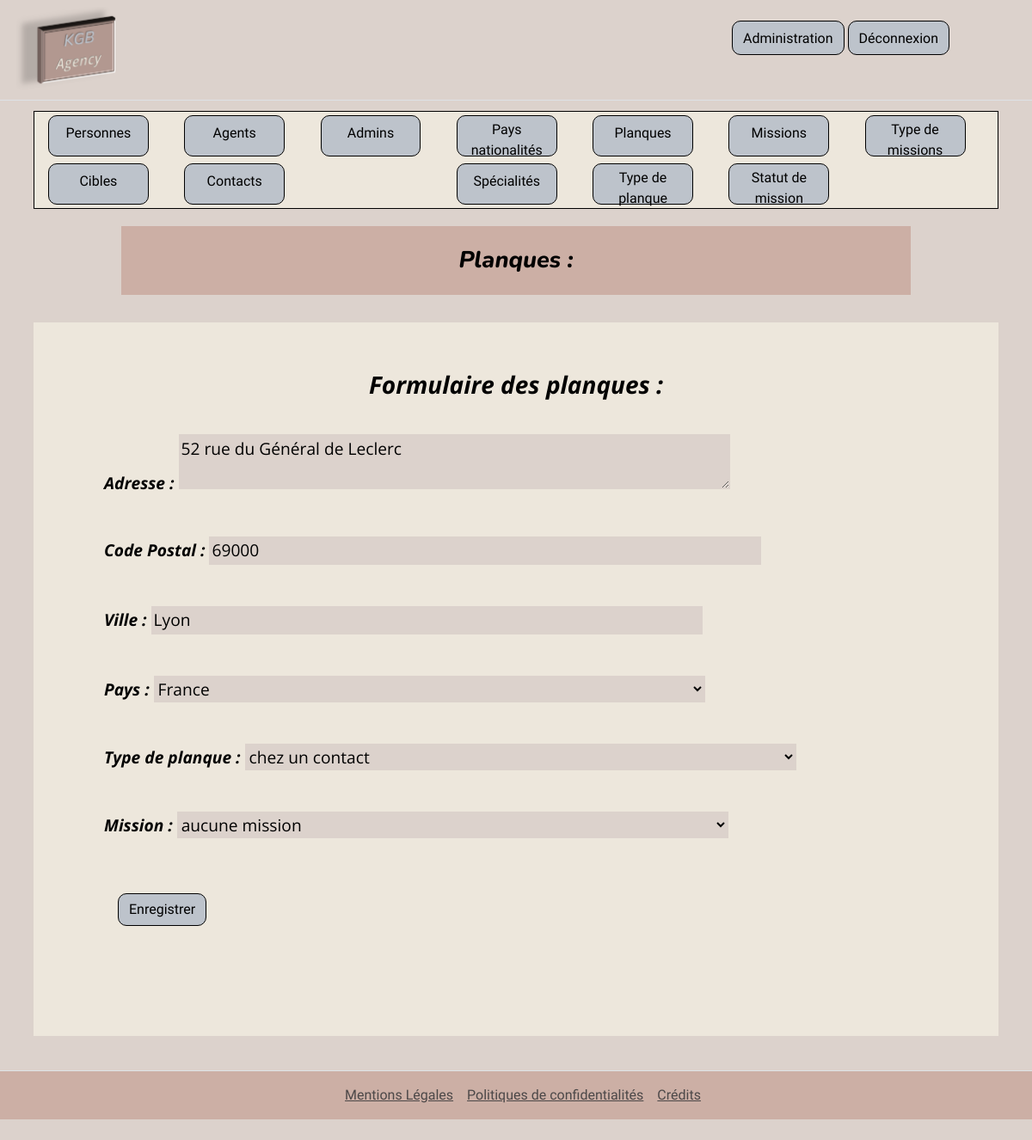
/index.php?controller=back&action=Hideout&todo=edit&id=1 (signed in), run on the app's committed database.
### tables this page shows
CREATE TABLE IF NOT EXISTS `hideouts` (
  `id` int(11) NOT NULL AUTO_INCREMENT,
  `code_hide` varchar(60) NOT NULL,
  `city` varchar(50) NOT NULL,
  `zipcode` char(5) NOT NULL,
  `address` varchar(255) NOT NULL,
  `id_country` int(11) NOT NULL,
  `id_typeHide` int(11) NOT NULL,
  `id_mission` int(11) DEFAULT NULL,
  PRIMARY KEY (`id`),
  KEY `id_country` (`id_country`),
  KEY `id_typeHide` (`id_typeHide`),
  KEY `id_mission` (`id_mission`)
);

CREATE TABLE IF NOT EXISTS `countries` (
  `id` int(11) NOT NULL AUTO_INCREMENT,
  `country_name` varchar(50) NOT NULL,
  `nationality` varchar(50) NOT NULL,
  PRIMARY KEY (`id`)
);

CREATE TABLE IF NOT EXISTS `typehideouts` (
  `id` int(11) NOT NULL AUTO_INCREMENT,
  `type_hide` varchar(50) NOT NULL,
  PRIMARY KEY (`id`)
);

### index.php (called while the page is built, shortened)
<?php
$controller = new Controller();
$controller->route();

### App/Db/Mysql.php (called while the page is built, shortened)
<?php
class Mysql
{
    private $db_name;
    private $db_user;
    private $db_password;
    private $db_port;
    private $db_host;
    private $pdo = null;
    private static $_instance = null;
    public static function getInstance():self
    {
        if (is_null(self::$_instance)) {
            self::$_instance = new Mysql();
        }
        return self::$_instance;
    }
    public function getPDO():\PDO
    {
        if (is_null($this->pdo)){
            $this->pdo = new \PDO('mysql:host=' . $this->db_host . ';port='. $this->db_port. ';charset=utf8mb4;dbname=' . $this->db_name . ";'", $this->db_user, $this->db_password);
        }
        return $this->pdo;
    }
}

### App/Repository/Repository.php (called while the page is built, shortened)
<?php
class Repository{
    public function __construct()
    {
       $mysql = Mysql::getInstance();
       $this->pdo = $mysql->getPDO();
    }
}

### App/Repository/HideoutRepository.php (called while the page is built, shortened)
<?php
class HideoutRepository extends Repository
{
    public function findOneHideoutById(int $id):array|null
    {
        $id=$_GET['id'];
        try{
            $query = $this->pdo->prepare("SELECT * FROM hideouts WHERE id = :id");
            $query->bindParam(':id', $id, $this->pdo::PARAM_INT);
            $query->execute();
            $hideout = $query->fetch($this->pdo::FETCH_ASSOC);
            if ($hideout){
                return $hideout;
            }else {
                return null;
            }
        }catch (\Exception $e){
            $error = $e->getMessage();
            $control = new Controller();
            $control->render('/errors', [
                'error' => $error
            ]);
        }
    }
}

### App/Repository/CountryRepository.php (called while the page is built, shortened)
<?php
class CountryRepository extends Repository
{
    public function findAllCountrys():Array|bool
    {
        try{
            $query = $this->pdo->prepare("SELECT * FROM countries ORDER BY country_name");
            $query->execute();
            $allCountries = $query->fetchAll($this->pdo::FETCH_ASSOC);
            if ($allCountries){
                return $allCountries;
            }else {
                return false;
            }
        }catch (\Exception $e){
            $error = $e->getMessage();
            $control = new Controller();
            $control->render('/errors', [
                'error' => $error
            ]);
        }
    }
}

### App/Repository/TypeHideoutRepository.php (called while the page is built, shortened)
<?php
class TypeHideoutRepository extends Repository
{
    public function findAllTypeHideouts():Array|bool
    {
        try{
            $query = $this->pdo->prepare("SELECT * FROM typeHideouts ORDER BY type_hide");
            $query->execute();
            $alltypeHideouts = $query->fetchAll($this->pdo::FETCH_ASSOC);
            if ($alltypeHideouts){
                return $alltypeHideouts;
            }else {
                return false;
            }
        }catch (\Exception $e){
            $error = $e->getMessage();
            $control = new Controller();
            $control->render('/errors', [
                'error' => $error
            ]);
        }
    }
}

### templates/partials/Hideout/Form.php (the view, shortened to what this page needs)
<?php
$countryRepository = new CountryRepository();
$countries = $countryRepository->findAllCountrys();
$typeHideoutRepository = new TypeHideoutRepository();
$typeHideouts = $typeHideoutRepository->findAllTypeHideouts();
if(key_exists('id',$_GET)){
    if ($_GET['id']){
    $hideoutRepository = new HideoutRepository();
    $hideout = $hideoutRepository->findOneHideoutById($_GET['id']);
    }
}else {
    $hideout = null;
}
$idMissionArray = [];
?>
<div class="row d-flex justify-content-center ">
    <div class="col-9 m-3 p-3 d-flex align-items-center justify-content-center pageTitle">
        <h1 class="d-flex justify-content-center m-2"> Planques : </h1>
    </div>
    <div class="col-11 m-3 p-3 d-flex justify-content-center align-items-center formCategory" >
            <div class="row m-3 p-3 d-flex align-items-center justify-content-center">
                <h1 class="d-flex justify-content-center m-2 attributName formCategory fs-3"> Formulaire des planques : </h1>
                <div class="row d-flex justify-content-start my-3 ms-2 me-1">
                    <form action="" method="POST">
                        <div class="mt-3 mb-5 mx-2">
                            <label for="address" class=" col-4 d-inline attributName"> Adresse :</label>
                            <textarea class="col-8 d-inline attribueValue formInput" id="address" name="address" ><?php
                                if (!is_null($hideout)) { echo(trim(htmlspecialchars($hideout['address'])));}?></textarea>
                        </div>
                        <div class="mt-3 mb-5 mx-2">
                            <label for="zipcode" class=" col-4 d-inline attributName"> Code Postal :</label>
                            <input type="text" class="col-8 d-inline attribueValue formInput" id="zipcode" name="zipcode"
                            <?php if (!is_null($hideout)) { ?> value="<?php echo(trim(htmlspecialchars($hideout['zipcode'])));}?>">
                        </div>
                        <div class="mt-3 mb-5 mx-2">
                            <label for="city" class=" col-4 d-inline attributName"> Ville :</label>
                            <input type="text" class="col-8 d-inline attribueValue formInput" id="city" name="city"
                            <?php if (!is_null($hideout)) { ?> value="<?php echo(trim(htmlspecialchars($hideout['city'])));}?>">
                        </div>
                        <div class="mt-3 mb-5 mx-2">
                            <label for="country" class=" col-4 d-inline attributName"> Pays :</label>
                            <select name="country" id="country" class="col-8 d-inline attribueValue formInput" >
                                <optgroup label="pays">
                                    <?php foreach ($countries as $country) {
                                        $idCountryArray[] = $country['id']; ?>
                                        <option value="<?php echo($country['id'])?>"
                                            <?php if (!is_null($hideout)) {
                                                if ($country['id']==$hideout['id_country']){ ?> selected
                                            <?php }} ?> > <?php echo(htmlspecialchars($country['country_name']))?></option>
                                    <?php } ?>
                                </optgroup>
                            </select>
                        </div>
                        <div class="mt-3 mb-5 mx-2">
                            <label for="typeHide" class=" col-4 d-inline attributName"> Type de planque :</label>
                            <select name="typeHide" id="typeHide" class="col-8 d-inline attribueValue formInput" >
                                <optgroup label="type de planque">
                                    <?php foreach ($typeHideouts as $typeHideout) {
                                        $idTypeHideoutArray[] = $typeHideout['id'];  ?>
                                        <option value="<?php echo($typeHideout['id'])?>"
                                        <?php if (!is_null($hideout)) {
                                                if ($typeHideout['id']==$hideout['id_typeHide']){ ?> selected
                                            <?php }} ?>><?php echo(htmlspecialchars($typeHideout['type_hide']))?> </option>
                                    <?php } ?>
                                </optgroup>
                            </select>
                        </div>
                        <div class="mt-3 mb-5 mx-2">
                            <label for="mission" class=" col-4 d-inline attributName"> Mission :</label>
                            <select name="mission" id="mission" class="col-8 d-inline attribueValue formInput" >
                                <optgroup label="mission">
                                    <option value="noOne" <?php if (is_null($hideout) || is_null($hideout['id_mission']) || (!is_null($hideout) && !in_array($hideout['id_mission'],$idMissionArray)) ) {?>selected <?php } ?>> aucune mission </option>
                                </optgroup>
                            </select>
                        </div>
                        <div class="mt-3 mb-5 mx-2">
                            <input type="submit" name="Hideout" class="m-3 btn btn-primary" value="Enregistrer">
                        </div>
                    </form>
                </div>
            </div>
    </div>
</div>

### assets/CSS/style.css (style rules this page uses)
body, header { background-color: #DCD2CC; border-color: #DCD2CC; }
.pageTitle, h1 { font-family: "Nunito", sans-serif; font-size: 1.3em; font-style: italic; font-weight: 800; background-color: #CCAFA5; color : black; }
.formConnect input, .formCategory .formInput { background-color: #DCD2CC; border: solid 1px #DCD2CC; }
.formConnect, .formCategory { font-family: "Open Sans", sans-serif; font-size: 1.2em; font-style: italic; font-weight: 500; background-color:#EDE7DC; color : black; }
.attributName { font-family: "Open Sans", sans-serif; font-size: 1em; font-style: italic; font-weight: bold; }
.btn-primary { font-family: "Martel Sans", sans-serif; font-weight: 400; font-style: normal; --bs-btn-color: black; --bs-btn-bg: #BDC3CB; --bs-btn-border-color: black; --bs-btn-border-radius: 10px; --bs-btn-hover-color: black; --bs-btn-hover-bg: #CCAFA5; --bs-btn-hover-border-color: #CCAFA5; --bs-btn-focus-shadow-rgb: #CCAFA5; --bs-btn-active-color: black; --bs-btn-active-bg: #CCAFA5; --bs-btn-active-border-color: #CCAFA5; --bs-btn-active-shadow: inset 0 3px 5px #CCAFA5; --bs-btn-disabled-color: black; --bs-btn-disabled-bg: #FFF; --bs-btn-disabled-border-color: #FFF; }

### data on the page
hideouts: address "52 rue du Général de Leclerc", zipcode "69000", city "Lyon", country "France", typeHide "chez un contact", mission "aucune mission"
